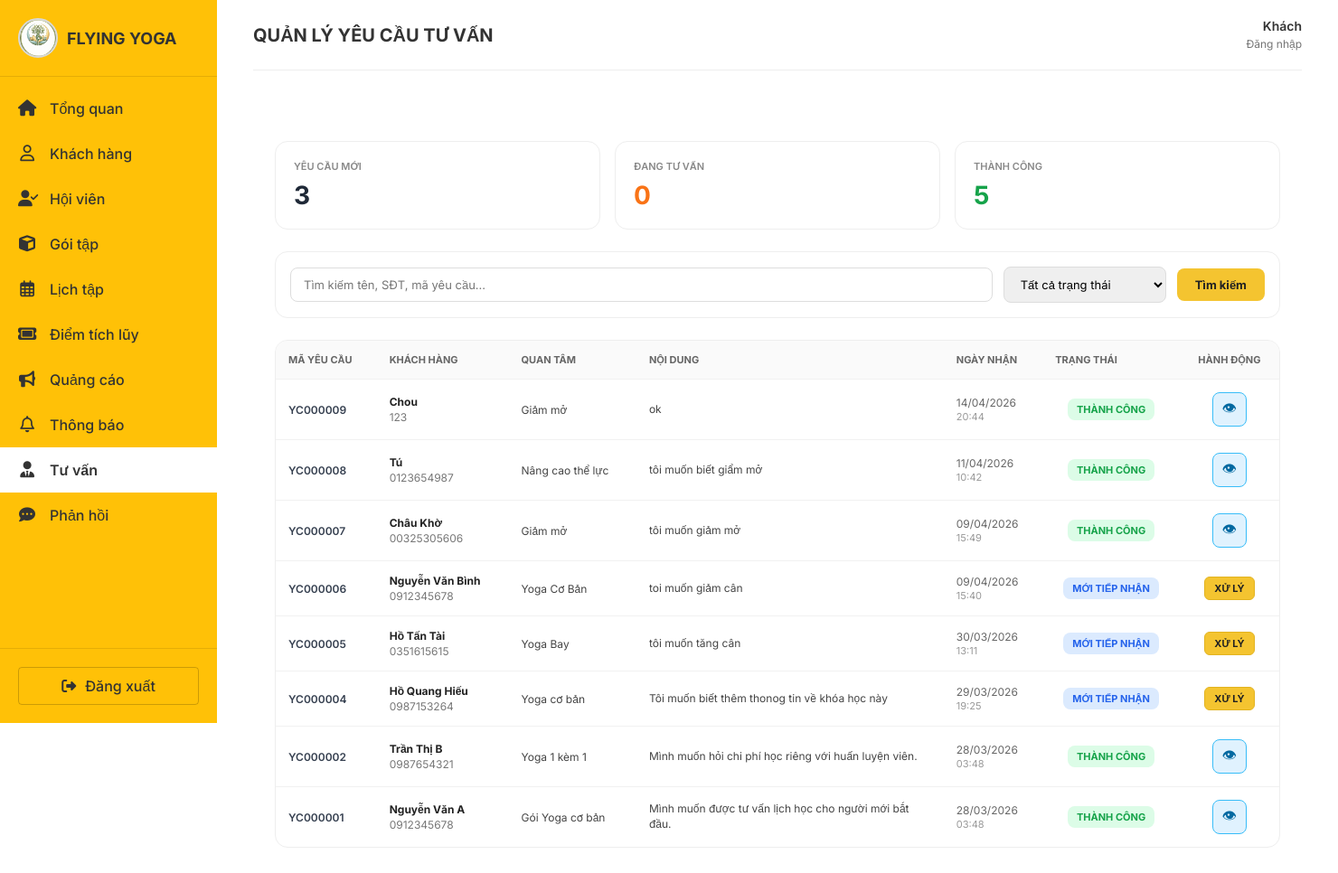
Page /cham-soc-khach-hang/yeu-cau-tu-van/ on the committed database.
### cham_soc_khach_hang/models.py (models this page shows, shortened)
class YeuCauTuVan(models.Model):
    TRANG_THAI = [
        ('moi', 'Mới tiếp nhận'),
        ('dang', 'Đang tư vấn'),
        ('hen', 'Hẹn tập thử'),
        ('xong', 'Thành công'),
    ]
    ma_yeu_cau = models.CharField(max_length=20, unique=True, blank=True)
    ho_ten = models.CharField(max_length=100)
    so_dien_thoai = models.CharField(max_length=11)
    email = models.EmailField(blank=True, null=True)
    dich_vu_quan_tam = models.CharField(max_length=100, blank=True, null=True)
    noi_dung = models.TextField()
    ngay_gui = models.DateTimeField(auto_now_add=True)
    ngay_cap_nhat = models.DateTimeField(auto_now=True)
    trang_thai = models.CharField(max_length=10, choices=TRANG_THAI, default='moi')
    ghi_chu_tu_van = models.TextField(blank=True, null=True)
    hen_lien_he_lai = models.DateTimeField(blank=True, null=True)

### cham_soc_khach_hang/views.py (the view, shortened to what this page needs)
# urls.py: path('yeu-cau-tu-van/', views.danh_sach_yeu_cau_tu_van, name='danh_sach_yeu_cau_tu_van'),
def danh_sach_yeu_cau_tu_van(request):
    ds_yeu_cau = YeuCauTuVan.objects.all().order_by('-ngay_gui')
    q = request.GET.get('q', '').strip()
    trang_thai = request.GET.get('trang_thai', '').strip()
    if trang_thai:
        ds_yeu_cau = ds_yeu_cau.filter(trang_thai=trang_thai)
    tong_moi = YeuCauTuVan.objects.filter(trang_thai='moi').count()
    tong_dang = YeuCauTuVan.objects.filter(trang_thai='dang').count()
    tong_xong = YeuCauTuVan.objects.filter(trang_thai='xong').count()
    return render(request, 'cham_soc_khach_hang/danh_sach_yeu_cau_tu_van.html', {
        'ds_yeu_cau': ds_yeu_cau,
        'q': q,
        'trang_thai': trang_thai,
        'tong_moi': tong_moi,
        'tong_dang': tong_dang,
        'tong_xong': tong_xong,
    })

### thong_bao/context_processors.py (called while the page is built, shortened)
def thong_bao_context(request):
    so_thong_bao_chua_doc = 0
    ds_thong_bao_dropdown = ThongBaoNhacNho.objects.none()
    return {
        'so_thong_bao_chua_doc': so_thong_bao_chua_doc,
        'ds_thong_bao_dropdown': ds_thong_bao_dropdown,
    }

### cham_soc_khach_hang/templates/cham_soc_khach_hang/danh_sach_yeu_cau_tu_van.html (shortened to what this page needs)
{% extends 'base.html' %}
{% load static %}
{% block page_title %}QUẢN LÝ YÊU CẦU TƯ VẤN{% endblock %}
{% block content %}
<div style="padding: 24px;">
    <div style="display: grid; grid-template-columns: repeat(3, 1fr); gap: 16px; margin-bottom: 24px;">
        <div style="background: #fff; border-radius: 14px; padding: 20px; border: 1px solid #eee;">
            <div style="font-size: 11px; color: #888; margin-bottom: 8px; font-weight: 600; text-transform: uppercase;">Yêu cầu mới</div>
            <div style="font-size: 28px; font-weight: 700; color: #1f2937;">{{ tong_moi }}</div>
        </div>
        <div style="background: #fff; border-radius: 14px; padding: 20px; border: 1px solid #eee;">
            <div style="font-size: 11px; color: #888; margin-bottom: 8px; font-weight: 600; text-transform: uppercase;">Đang tư vấn</div>
            <div style="font-size: 28px; font-weight: 700; color: #f97316;">{{ tong_dang }}</div>
        </div>
        <div style="background: #fff; border-radius: 14px; padding: 20px; border: 1px solid #eee;">
            <div style="font-size: 11px; color: #888; margin-bottom: 8px; font-weight: 600; text-transform: uppercase;">Thành công</div>
            <div style="font-size: 28px; font-weight: 700; color: #16a34a;">{{ tong_xong }}</div>
        </div>
    </div>
    <div style="background: #fff; border-radius: 14px; padding: 16px; border: 1px solid #eee; margin-bottom: 24px;">
        <form method="get" style="display: flex; gap: 12px; flex-wrap: wrap; align-items: center;">
            <input type="text" name="q" value="{{ q }}" placeholder="Tìm kiếm tên, SĐT, mã yêu cầu..."
                   style="flex: 1; min-width: 260px; padding: 10px 14px; border: 1px solid #ddd; border-radius: 8px; font-size: 13px;">
            <select name="trang_thai" style="min-width: 180px; padding: 10px 14px; border: 1px solid #ddd; border-radius: 8px; font-size: 13px;">
                <option value="">Tất cả trạng thái</option>
            </select>
            <button type="submit" style="background: #f4c430; color: #222; border: none; padding: 10px 20px; border-radius: 8px; font-weight: 700; cursor: pointer; font-size: 13px;">
                Tìm kiếm
            </button>
        </form>
    </div>
    <div style="background: #fff; border-radius: 14px; overflow: hidden; border: 1px solid #eee;">
        <div style="overflow-x: auto;">
            <table style="width: 100%; border-collapse: collapse; min-width: 1100px;">
                <thead style="background: #fafafa; border-bottom: 1px solid #eee;">
                    <tr>
                        <th style="padding: 14px; text-align: left; font-size: 11px; color: #666; font-weight: 700; text-transform: uppercase;">Mã yêu cầu</th>
                        <th style="padding: 14px; text-align: left; font-size: 11px; color: #666; font-weight: 700; text-transform: uppercase;">Khách hàng</th>
                        <th style="padding: 14px; text-align: left; font-size: 11px; color: #666; font-weight: 700; text-transform: uppercase;">Quan tâm</th>
                        <th style="padding: 14px; text-align: left; font-size: 11px; color: #666; font-weight: 700; text-transform: uppercase;">Nội dung</th>
                        <th style="padding: 14px; text-align: left; font-size: 11px; color: #666; font-weight: 700; text-transform: uppercase;">Ngày nhận</th>
                        <th style="padding: 14px; text-align: left; font-size: 11px; color: #666; font-weight: 700; text-transform: uppercase;">Trạng thái</th>
                        <th style="padding: 14px; text-align: center; font-size: 11px; color: #666; font-weight: 700; text-transform: uppercase;">Hành động</th>
                    </tr>
                </thead>
                <tbody>
                    {% for yc in ds_yeu_cau %}
                    <tr style="border-top: 1px solid #f1f1f1; font-size: 12px;"> <td style="padding: 14px; font-weight: 600; color: #374151;">
                            {{ yc.ma_yeu_cau }}
                        </td>
                        <td style="padding: 14px;">
                            <div style="font-weight: 700; color: #222;">{{ yc.ho_ten }}</div>
                            <div style="color: #777; margin-top: 2px;">{{ yc.so_dien_thoai }}</div>
                        </td>
                        <td style="padding: 14px; color: #444;">
                            {{ yc.dich_vu_quan_tam|default:"-" }}
                        </td>
                        <td style="padding: 14px; color: #444; max-width: 300px;">
                            <div style="white-space: normal; line-height: 1.4;">
                                {{ yc.noi_dung|truncatechars:80 }}
                            </div>
                        </td>
                        <td style="padding: 14px; color: #666;">
                            {{ yc.ngay_gui|date:"d/m/Y" }}<br>
                            <span style="font-size: 11px; color: #999;">{{ yc.ngay_gui|time:"H:i" }}</span>
                        </td>
                        <td style="padding: 14px; text-align: center;">
                            {% if yc.trang_thai == 'moi' %}
                                <span style="display:inline-block; padding:5px 10px; border-radius:8px; background:#dbeafe; color:#2563eb; font-size:11px; font-weight:700;">
                                    MỚI TIẾP NHẬN
                                </span>
                            {% elif yc.trang_thai == 'dang' %}
                                <span style="display:inline-block; padding:5px 10px; border-radius:8px; background:#ffedd5; color:#f97316; font-size:11px; font-weight:700;">
                                    ĐANG TƯ VẤN
                                </span>
                            {% elif yc.trang_thai == 'hen' %}
                                <span style="display:inline-block; padding:5px 10px; border-radius:8px; background:#ede9fe; color:#7c3aed; font-size:11px; font-weight:700;">
                                    HẸN TẬP THỬ
                                </span>
                            {% elif yc.trang_thai == 'xong' %}
                                <span style="display:inline-block; padding:5px 10px; border-radius:8px; background:#dcfce7; color:#16a34a; font-size:11px; font-weight:700;">
                                    THÀNH CÔNG
                                </span>
                            {% endif %}
                        </td>
                        <td style="padding: 14px; text-align: center;">
                            {% if yc.trang_thai == 'xong' %}
                                <a href="{% url 'cham_soc_khach_hang:cap_nhat_tu_van' yc.id %}"
                                   title="Xem chi tiết"
                                   style="display:inline-flex; align-items:center; justify-content:center; width:38px; height:38px; border-radius:8px; background:#e0f2fe; color:#0369a1; border:1px solid #38bdf8; text-decoration:none; font-size:16px;">
                                    👁
                                </a>
                            {% else %}
                                <a href="{% url 'cham_soc_khach_hang:cap_nhat_tu_van' yc.id %}"
                                   style="display: inline-block; background: #f4c430; color: #222; padding: 5px 10px; border-radius: 6px; text-decoration: none; font-weight: 700; font-size: 11px; border: 1px solid #e2b320;">
                                    XỬ LÝ
                                </a>
                            {% endif %}
                        </td>
                    </tr>
                    {% empty %}
                    <tr>
                        <td colspan="7" style="padding: 40px; text-align: center; color: #999; font-size: 14px;">
                            Chưa có yêu cầu tư vấn nào được tìm thấy.
                        </td>
                    </tr>
                    {% endfor %}
                </tbody>
            </table>
        </div>
    </div>
</div>
{% endblock %}

### static/css/style.css (style rules this page uses)
:root { --primary-yellow: #FFC107; --primary-yellow-light: #FFECB3; --text-dark: #333333; --text-gray: #757575; --bg-light: #F9F9F9; --white: #FFFFFF; --danger-red: #E53935; --success-green: #43A047; --info-blue: #1E88E5; --warning-orange: #FB8C00; --sidebar-width: 240px; }
* { margin: 0; padding: 0; box-sizing: border-box; font-family: 'Inter', sans-serif; }
body { background-color: var(--white); color: var(--text-dark); }

### rows in the picture
YeuCauTuVan: ma_yeu_cau "YC000009", ho_ten "Chou", so_dien_thoai "123", dich_vu_quan_tam "Giảm mở", noi_dung "ok", ngay_gui "14/04/2026", ngay_gui "20:44", trang_thai "THÀNH CÔNG"
YeuCauTuVan: ma_yeu_cau "YC000008", ho_ten "Tú", so_dien_thoai "0123654987", dich_vu_quan_tam "Nâng cao thể lực", noi_dung "tôi muốn biết giẩm mở", ngay_gui "11/04/2026", ngay_gui "10:42", trang_thai "THÀNH CÔNG"
YeuCauTuVan: ma_yeu_cau "YC000007", ho_ten "Châu Khờ", so_dien_thoai "00325305606", dich_vu_quan_tam "Giảm mở", noi_dung "tôi muốn giảm mở", ngay_gui "09/04/2026", ngay_gui "15:49", trang_thai "THÀNH CÔNG"
YeuCauTuVan: ma_yeu_cau "YC000006", ho_ten "Nguyễn Văn Bình", so_dien_thoai "0912345678", dich_vu_quan_tam "Yoga Cơ Bản", noi_dung "toi muốn giảm cân", ngay_gui "09/04/2026", ngay_gui "15:40", trang_thai "MỚI TIẾP NHẬN"
YeuCauTuVan: ma_yeu_cau "YC000005", ho_ten "Hồ Tấn Tài", so_dien_thoai "0351615615", dich_vu_quan_tam "Yoga Bay", noi_dung "tôi muốn tăng cân", ngay_gui "30/03/2026", ngay_gui "13:11", trang_thai "MỚI TIẾP NHẬN"
YeuCauTuVan: ma_yeu_cau "YC000004", ho_ten "Hồ Quang Hiếu", so_dien_thoai "0987153264", dich_vu_quan_tam "Yoga cơ bản", noi_dung "Tôi muốn biết thêm thonog tin về khóa học này", ngay_gui "29/03/2026", ngay_gui "19:25", trang_thai "MỚI TIẾP NHẬN"
YeuCauTuVan: ma_yeu_cau "YC000002", ho_ten "Trần Thị B", so_dien_thoai "0987654321", dich_vu_quan_tam "Yoga 1 kèm 1", noi_dung "Mình muốn hỏi chi phí học riêng với huấn luyện viên.", ngay_gui "28/03/2026", ngay_gui "03:48", trang_thai "THÀNH CÔNG"
YeuCauTuVan: ma_yeu_cau "YC000001", ho_ten "Nguyễn Văn A", so_dien_thoai "0912345678", dich_vu_quan_tam "Gói Yoga cơ bản", noi_dung "Mình muốn được tư vấn lịch học cho người mới bắt đầu.", ngay_gui "28/03/2026", ngay_gui "03:48", trang_thai "THÀNH CÔNG"

### other values in the picture
{{ tong_moi }} "3"
{{ tong_dang }} "0"
{{ tong_xong }} "5"
